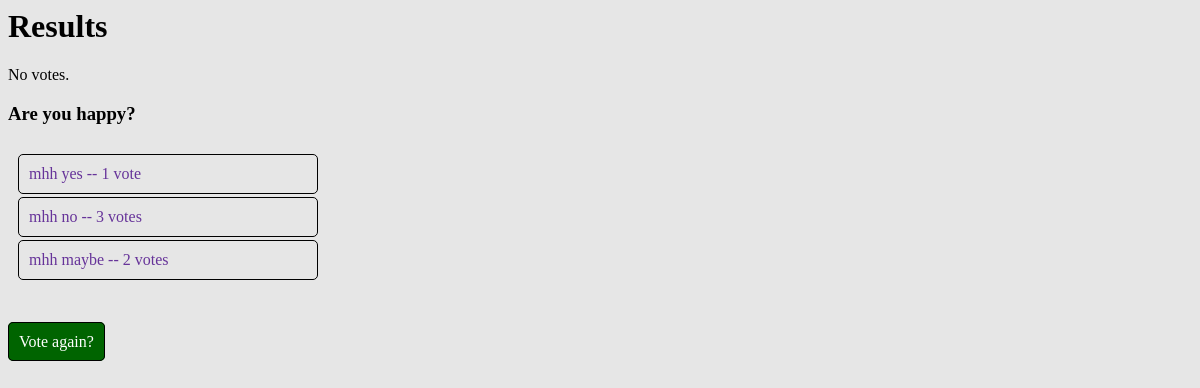
The page /polls/2/results/ on the database as committed earlier.
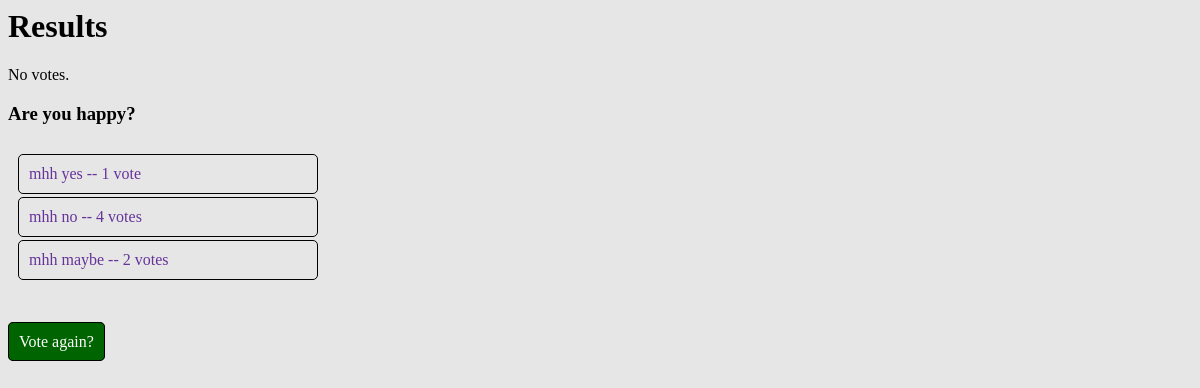
The same page on the database as committed later.
### polls/models.py (models this page shows, shortened)
class Choice(models.Model):
    question = models.ForeignKey(Question, on_delete=models.CASCADE)
    choice_text = models.CharField(max_length=200)
    votes = models.IntegerField(default=0)

### polls/views.py (the view)
# urls.py: path('<int:pk>/results/', views.ResultsView.as_view(), name='results'),
class ResultsView(generic.DetailView):
    model = Question
    template_name = "polls/results.html"
    def get_queryset(self):
        return Question.objects.filter(pub_date__lte=timezone.now())

### polls/templates/polls/results.html
{% load static %}
<link rel="stylesheet" href="{% static 'polls/results.css' %}">
<link rel="stylesheet" href="{% static 'polls/styles.css' %}">
<h1>Results</h1>
{% if total_votes %}
<div>
    <p>total votes is : {{ total_votes.votes__sum }}</p>
    <a href="{% url 'polls:detail' question_id %}">
        <span>Go Back</span>
    </a>
</div>
{% else %}
<p>No votes.</p>
{% endif %}
<h3>{{ question.question_text }}</h3>
<ul>
{% for choice in question.choice_set.all %}
    <li>{{ choice.choice_text }} -- {{ choice.votes }} vote{{ choice.votes|pluralize }}</li>
{% endfor %}
</ul>
<a href="{% url 'polls:detail' question.id %}">Vote again?</a>

Rows that differ between the two databases and show on the page:
changed Choice "mhh no": votes "3" → "4"
